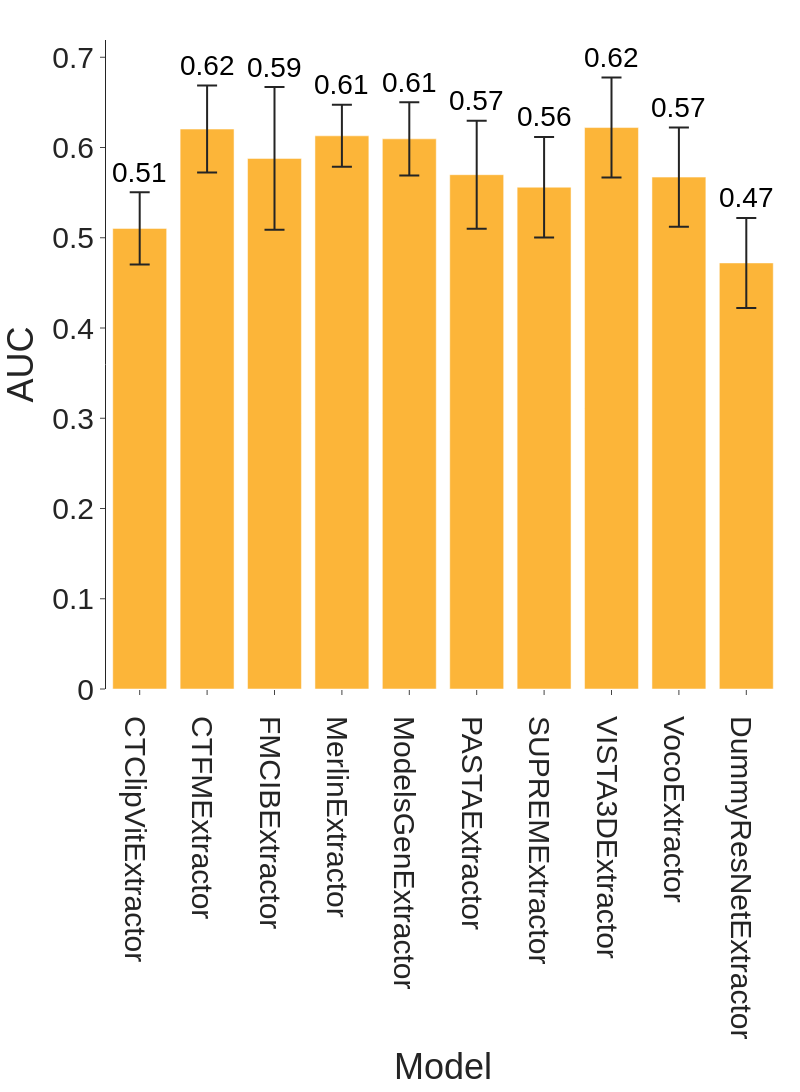

Write notebook code for a chart like this one.
### Code cell
# Plot test accuracies
fig = plot_model_comparison(test_accuracies_dict, font_size=30, height=1200, width=800, marker_color="#FCA308")
fig.show()

### Figure 1 — Plotly figure (JSON) as saved in the notebook; plotly's stock layout.template omitted (floating-point values rounded to 4 significant figures)
{"data": [{"error_y": {"array": [0.04002, 0.0482, 0.07908, 0.0344, 0.04064, 0.0598, 0.05563, 0.05547, 0.05494, 0.0499], "arrayminus": [0.04002, 0.0482, 0.07908, 0.0344, 0.04064, 0.0598, 0.05563, 0.05547, 0.05494, 0.0499], "width": 10}, "hovertemplate": "Model=%{x}<br>AUC=%{y}<extra></extra>", "legendgroup": "", "marker": {"color": "#FCA308", "opacity": 0.8, "pattern": {"shape": ""}}, "name": "", "orientation": "v", "showlegend": false, "textposition": "auto", "type": "bar", "x": ["CTClipVitExtractor", "CTFMExtractor", "FMCIBExtractor", "MerlinExtractor", "ModelsGenExtractor", "PASTAExtractor", "SUPREMExtractor", "VISTA3DExtractor", "VocoExtractor", "DummyResNetExtractor"], "xaxis": "x", "y": [0.5104, 0.6204, 0.5879, 0.6129, 0.6096, 0.5699, 0.556, 0.6221, 0.5672, 0.4721], "yaxis": "y"}], "layout": {"annotations": [{"font": {"color": "black", "size": 28}, "showarrow": false, "text": "0.51", "x": "CTClipVitExtractor", "y": 0.5504, "yshift": 20}, {"font": {"color": "black", "size": 28}, "showarrow": false, "text": "0.62", "x": "CTFMExtractor", "y": 0.6686, "yshift": 20}, {"font": {"color": "black", "size": 28}, "showarrow": false, "text": "0.59", "x": "FMCIBExtractor", "y": 0.667, "yshift": 20}, {"font": {"color": "black", "size": 28}, "showarrow": false, "text": "0.61", "x": "MerlinExtractor", "y": 0.6473, "yshift": 20}, {"font": {"color": "black", "size": 28}, "showarrow": false, "text": "0.61", "x": "ModelsGenExtractor", "y": 0.6502, "yshift": 20}, {"font": {"color": "black", "size": 28}, "showarrow": false, "text": "0.57", "x": "PASTAExtractor", "y": 0.6297, "yshift": 20}, {"font": {"color": "black", "size": 28}, "showarrow": false, "text": "0.56", "x": "SUPREMExtractor", "y": 0.6117, "yshift": 20}, {"font": {"color": "black", "size": 28}, "showarrow": false, "text": "0.62", "x": "VISTA3DExtractor", "y": 0.6776, "yshift": 20}, {"font": {"color": "black", "size": 28}, "showarrow": false, "text": "0.57", "x": "VocoExtractor", "y": 0.6221, "yshift": 20}, {"font": {"color": "black", "size": 28}, "showarrow": false, "text": "0.47", "x": "DummyResNetExtractor", "y": 0.522, "yshift": 20}], "barmode": "relative", "font": {"family": "Arial", "size": 30}, "height": 1200, "legend": {"tracegroupgap": 0}, "margin": {"b": 20, "l": 20, "r": 20, "t": 40}, "showlegend": false, "title": {"x": 0.5, "xanchor": "center"}, "width": 800, "xaxis": {"anchor": "y", "domain": [0.0, 1.0], "showgrid": false, "showline": false, "tickfont": {"size": 30}, "title": {"text": "Model"}}, "yaxis": {"anchor": "x", "domain": [0.0, 1.0], "showgrid": false, "tickfont": {"size": 30}, "title": {"text": "AUC"}}}}
